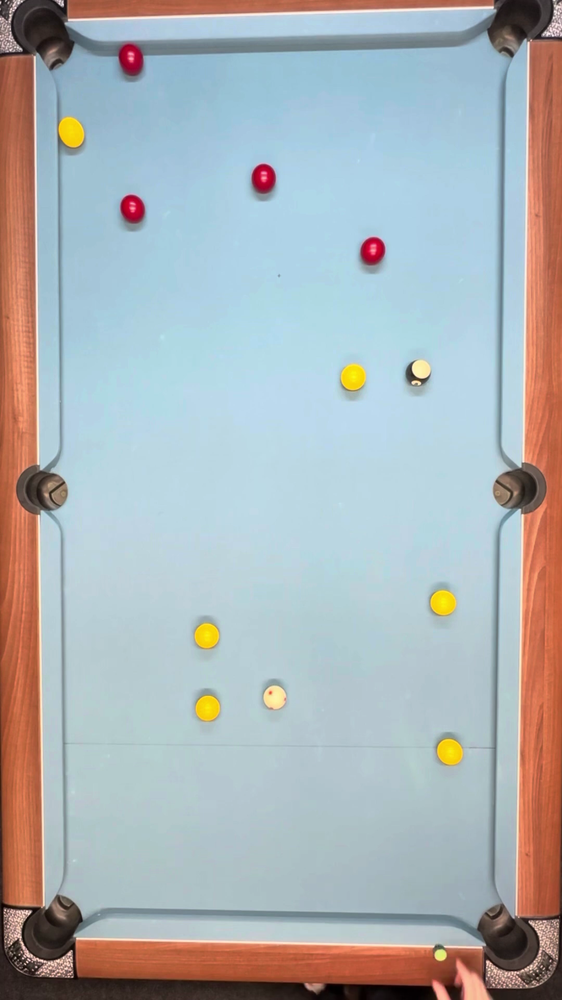
#> input picture ImageExamples/01.png, 562 x 1000 px, shrunk from 1080 x 1920 before the run
$ python project1.py ImageExamples/01.png
#> lines starting #> are read from the running program, lines starting #| are printed output that depends on the picture; after the words box and inside, x2 and y2 are one past the last pixel; in counts of white or black regions, pixels touching at a corner belong together
# Billard-Ball-Recognition

# DESC:  This project takes in a variety of images containing Billards
#        Tables and spots Billard Balls along the top of the table using openCV
#        image filtering, edge detection, and shape detection.

import sys
import numpy as np
import cv2 as cv


def main():

    # Debug: Check image path was passed
    try:
        print(f'Image path passed: {sys.argv[1]}')
    except IndexError:
        sys.exit('ERROR: No Argument for image path')

    # Read image and Check image was read
    orgimg = cv.imread(sys.argv[1], cv.IMREAD_COLOR_BGR)
#> orgimg is the input picture: shape (1000, 562, 3); mean B, G, R 180.4, 177.5, 171.8

    if orgimg is None:
        sys.exit('ERROR: Could not read image')

    # Cropping image to prevent circles detected outside of pool table
    height, width = orgimg.shape[:2]
#> height = 1000; width = 562
    x1, y1 = 100, 100
    x2 = (orgimg.shape[1] - x1)
#> x2 = 462
    y2 = (orgimg.shape[0] - y1)
#> y2 = 900

    kernel = np.ones((13, 13)) / 169

    orgimg = orgimg[y1:y2, x1:x2]
#> orgimg: shape (800, 362, 3)

    # Adding filters + color conversion for image
    grayimg = cv.cvtColor(orgimg, cv.COLOR_BGR2GRAY)
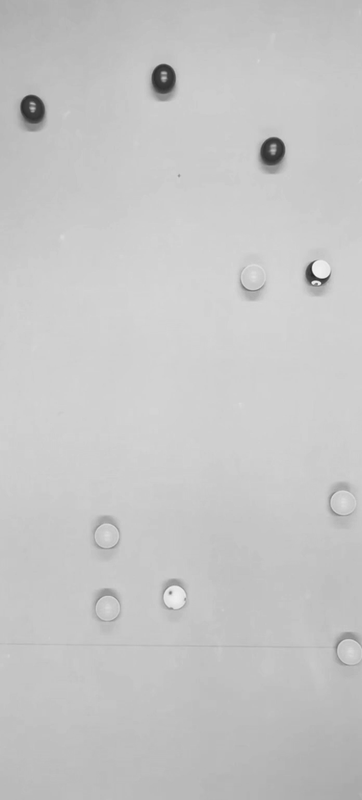
#> grayimg: shape (800, 362); min 37, max 245, mean 197.8
    bilaterBlurImg = cv.bilateralFilter(orgimg, 30, 150, 150)
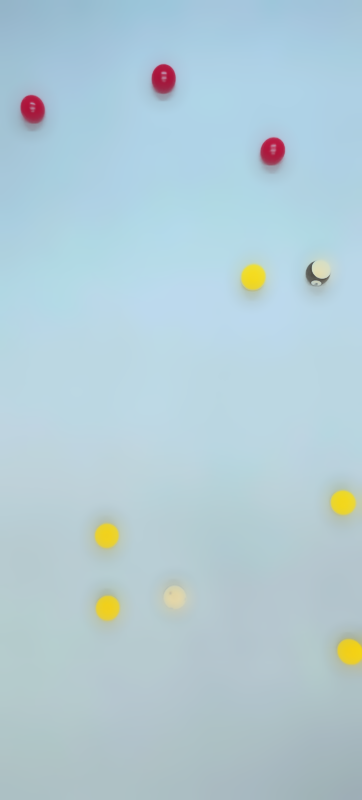
#> bilaterBlurImg: shape (800, 362, 3); mean B, G, R 214.1, 204.4, 178.6

    # Canny Edge detection with Open Operation
    edges = cv.Canny(bilaterBlurImg, 20, 60)
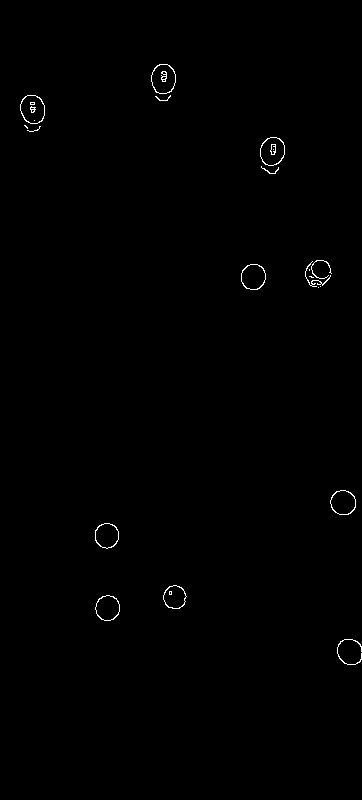
#> edges: shape (800, 362); 0.4% white in thin lines or dots, all inside (x1, y1, x2, y2) = (20, 64, 362, 665)
    edges = cv.dilate(edges, (3, 3), iterations=5)
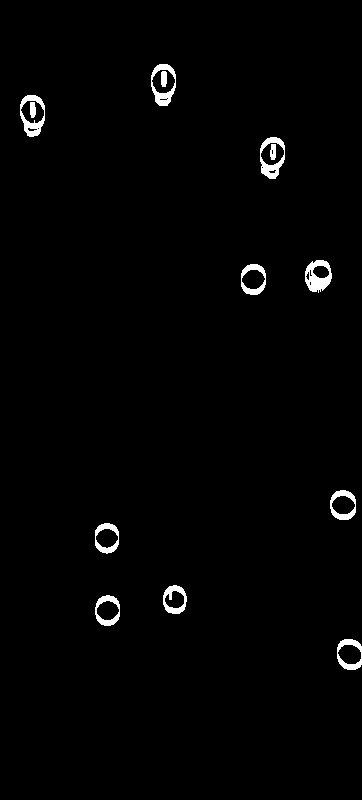
#> edges: shape (800, 362); 1.4% white; 13 white regions, largest, box (x1, y1, x2, y2) and area: (305, 260, 332, 293) 514, (260, 137, 285, 179) 451, (20, 95, 45, 137) 444
    edges = cv.erode(edges, (3, 3), iterations=1)
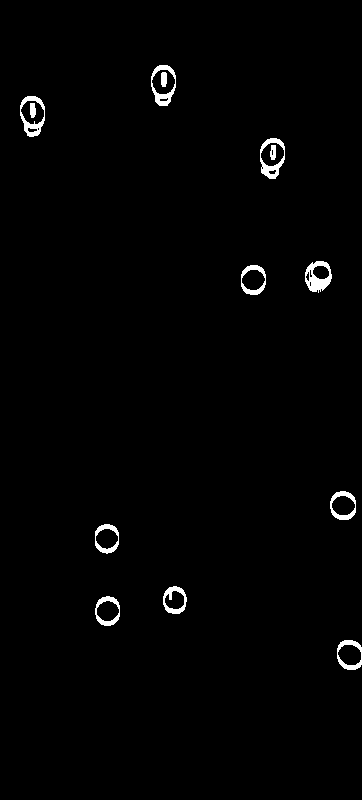
#> edges: shape (800, 362); 1.2% white; 13 white regions, largest, box (x1, y1, x2, y2) and area: (305, 261, 332, 293) 465, (260, 138, 285, 179) 394, (20, 96, 45, 137) 386

    # OpenCV Circle Shape Detection Algorithm
    Hcircle = cv.HoughCircles(
        edges, cv.HOUGH_GRADIENT, dp=2, minDist=35, param1=60, param2=55, minRadius=10, maxRadius=35)
#> Hcircle = [[343, 505, 14.2], [253, 279, 10.8], [319, 275, 14.8]]

    if Hcircle is not None:
        circleDet = cv.cvtColor(edges, cv.COLOR_GRAY2BGR)
        print(len(Hcircle[0, :]))  # Prints total Circles found
#| 3

        # Loops: through circles and averages color within circles to print Coordinate + identify white spot-ball
        for (x, y, r) in Hcircle[0, :]:
            spot_ball = 0
            color = (255, 0, 0)

            # Color avg for identifying spot ball
            if (np.sum(grayimg[int(y) - 6: int(y) + 7, int(x) - 6: int(x) + 7] * kernel) >= 220):
                spot_ball = 1
                color = (0, 0, 255)

            # Draw Circles onto images + Print Coordinates
            cv.circle(circleDet, (int(x), int(y)), int(r), color, 2)
            cv.circle(orgimg, (int(x), int(y)), int(r), color, 2)
            print(f'{int(x) + x1} {int(y) + y1} {spot_ball}')
#> this loop made 3 passes
#| 443 605 0
#| 353 379 0
#| 419 375 0
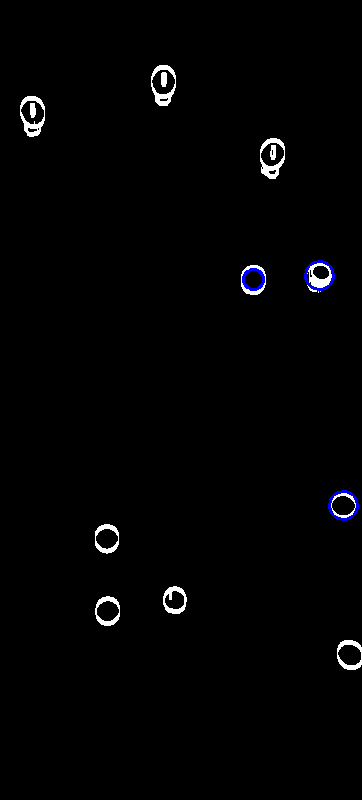
#> circleDet: shape (800, 362, 3); mean B, G, R 3.4, 2.8, 2.8
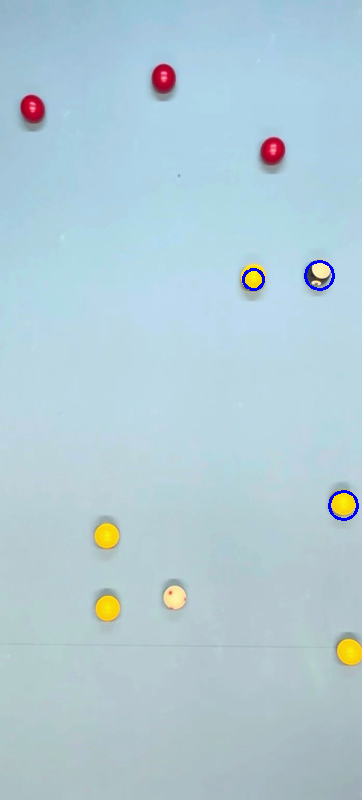
#> orgimg: shape (800, 362, 3); mean B, G, R 214.2, 203.8, 178.1

    # # # Display unmodified image + Canny Edges
    cv.imshow('unmodified image', orgimg)
    cv.imshow('Detected Circle + Canny Edges', circleDet)
    cv.waitKey(0)


main()

$ run again, on ImageExamples/03.png
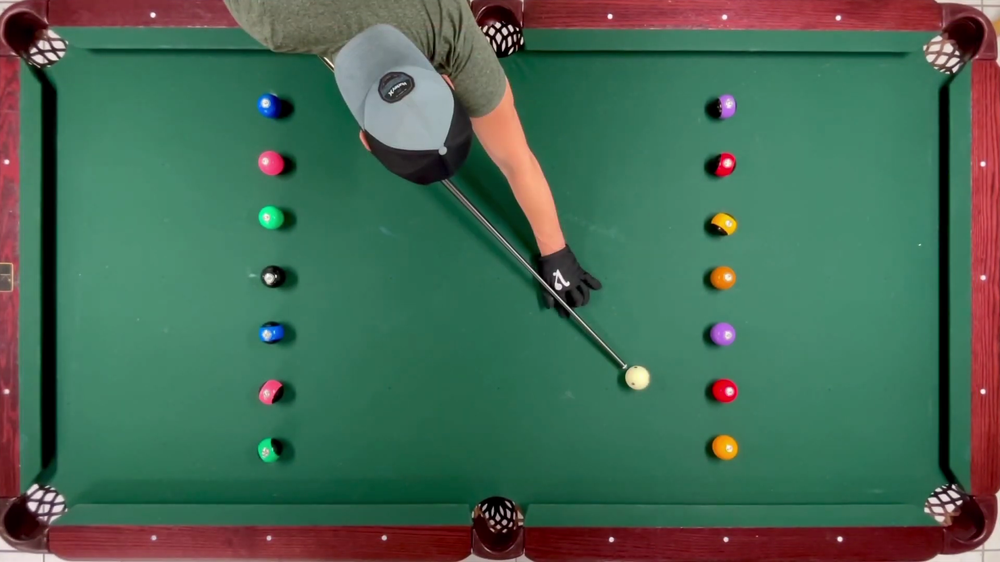
#> input picture ImageExamples/03.png, 1000 x 562 px, shrunk from 1920 x 1080 before the run
#> in main, orgimg is the input picture: shape (562, 1000, 3); mean B, G, R 84.7, 104, 70.6
#> Hcircle = [[461, 181, 29.4], [625, 293, 14.2], [173, 179, 14]]
#| 3
#> the loop in main, `for (x, y, r) in Hcircle[0, :]:` made 3 passes
#> (printed output is left out)
#> after the loop in main, `for (x, y, r) in Hcircle[0, :]:`:
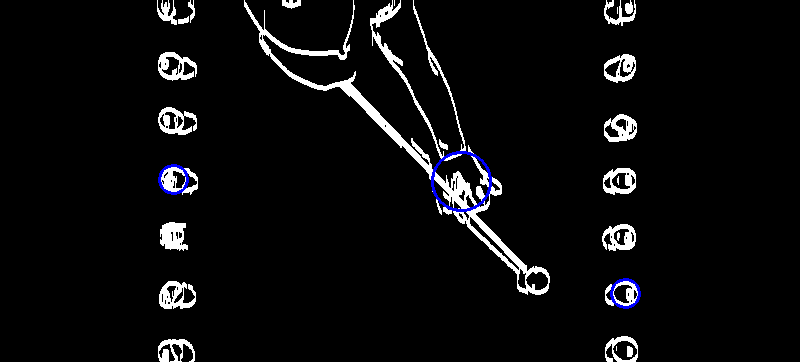
#> circleDet: shape (362, 800, 3); mean B, G, R 12.7, 11.8, 11.8
#> after the loop in main, `for (x, y, r) in Hcircle[0, :]:`:
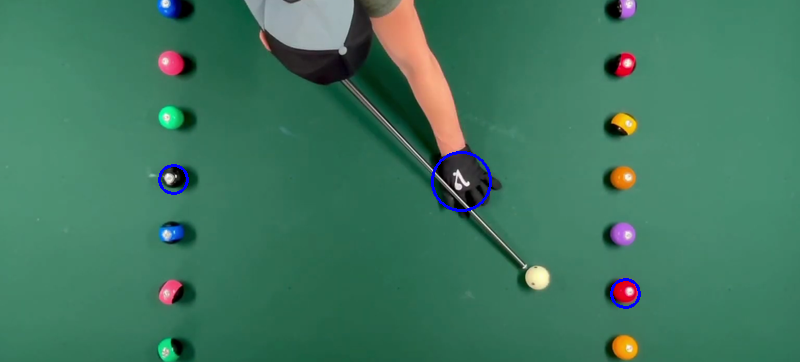
#> orgimg: shape (362, 800, 3); mean B, G, R 94.6, 118.5, 62.9
